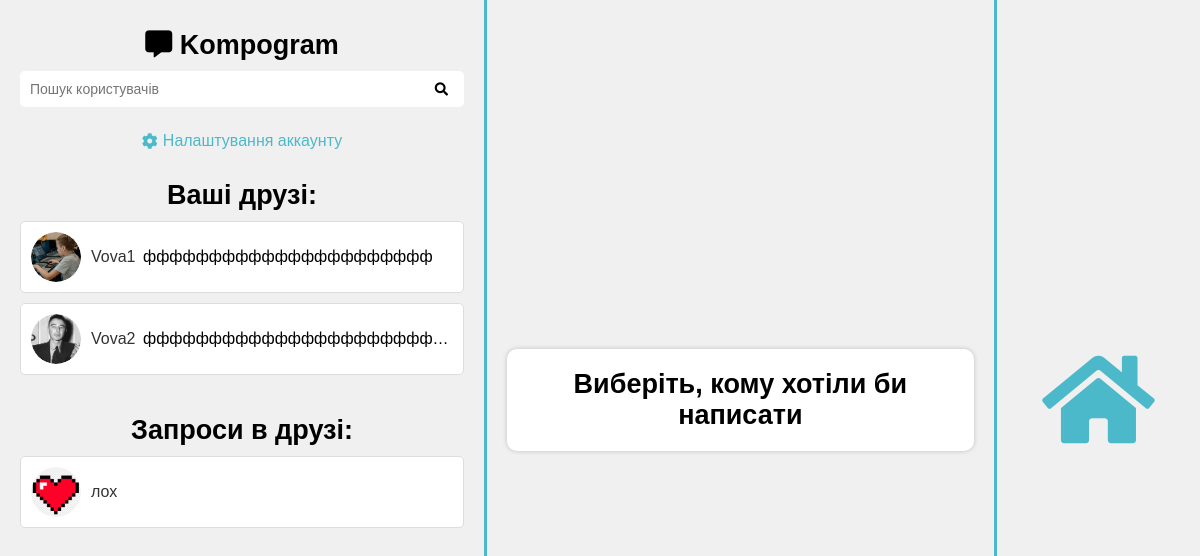
Before: /home/ (signed in) with the older database file.
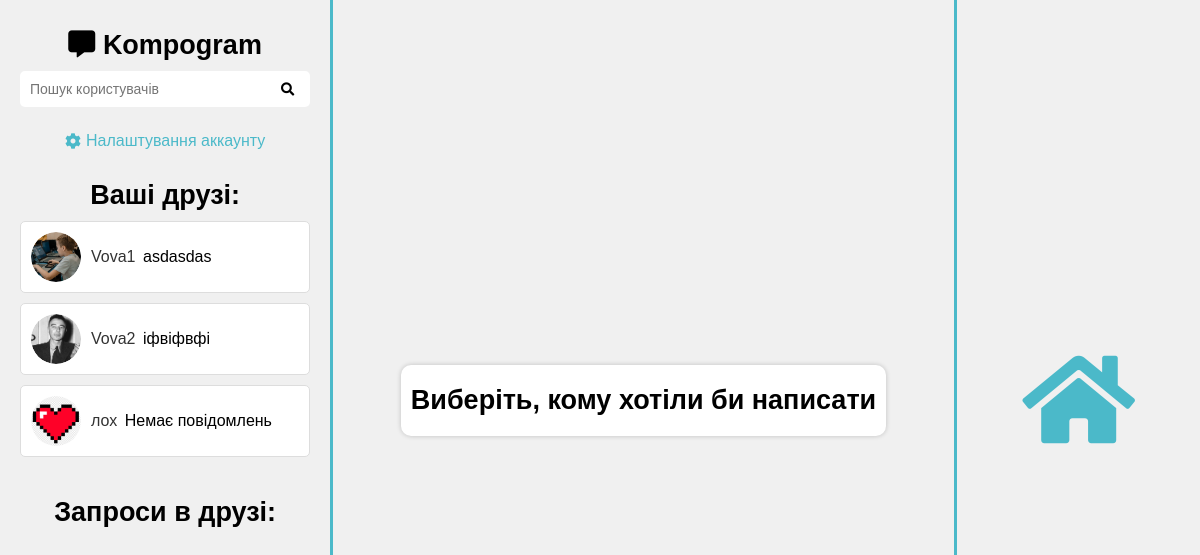
After: the same page with the newer database file.
### RegLog/models.py (models this page shows)
class CustomUser(AbstractUser):
    picture = models.ImageField('Аватарка', upload_to='profile_pictures')
    objects = CustomUserManager()

class FriendRequest(models.Model):
    from_user = models.ForeignKey(CustomUser, related_name='from_user', on_delete=models.CASCADE)
    to_user = models.ForeignKey(CustomUser, related_name='to_user', on_delete=models.CASCADE)

### chat/models.py (models this page shows)
class Messages(models.Model):
    chat = models.ForeignKey(Chat, on_delete=models.CASCADE)
    message = models.TextField('Повідомлення', null=True)
    time = models.DateTimeField(auto_now_add=True, verbose_name='Час відправки:')
    created_by = models.ForeignKey(get_user_model(), on_delete=models.CASCADE)
    reply = models.ForeignKey('self', on_delete=models.CASCADE, null=True, blank=True)
    picture = models.ImageField('Картинка повідомлення', upload_to=image_upload_path, null=True, blank=True)
    video = models.FileField('Відео', upload_to=image_upload_path, null=True, blank=True)
    def __str__(self):
        if self.message != None:
            return self.message
        else:
            return "picture"

### home/views.py (the view)
# urls.py: path('', views.HomePage, name='home'),
def HomePage(request):
    if not request.user.is_authenticated:
        return redirect('registration')
    else:
        username = request.user.username
        email = request.user.email
        users = CustomUser.objects.exclude(username='admin')
        friends_requests = FriendRequest.objects.filter(to_user=request.user)
        last_messages_and_friends = get_friends_and_friend_message(request.user)
        user = request.user
        context = {"username": username, 'email': email,"users": users,
                   'friends_requests': friends_requests, 'friends': last_messages_and_friends,
                   'home_name_json': mark_safe(json.dumps(f'_{user.id}_'))}
        return render(request, 'home/HomeHTML.html', context)

### RegLog/selectors/friends.py (called while the page is built)
def get_friends_and_friend_message(user):
    friends_and_messages = []
    friends = []
    temp_friends = Friends.objects.filter(Q(first_user=user) | Q(second_user=user))
    for i in temp_friends:
        if user == i.first_user:
            friends.append(i.second_user)
        if user == i.second_user:
            friends.append(i.first_user)
    print(friends)
    for friend in friends:
        Friends1 = get_user_friend(user, friend)
        chat = get_chat(Friends1)
        all_friends_messages = get_chat_messages_none_time(chat)
        print(all_friends_messages)
        if not all_friends_messages:
            print("No first message")
            friends_and_messages.append([friend, None])
        else:
            friends_and_messages.append([friend, all_friends_messages.last()])
    print(friends_and_messages)
    return friends_and_messages

### RegLog/serives/friends.py (called while the page is built)
def switch_users(first_user, second_user):
    if second_user.id < first_user.id:
        first_user, second_user = second_user, first_user
    return first_user, second_user

### chat/selectors/chat.py (called while the page is built)
def get_chat(friends):
    chat, is_created = Chat.objects.get_or_create(friends=friends)
    return chat

### home/templates/home/HomeHTML.html (shortened to what this page needs)
{% load static %}
<!DOCTYPE html>
<html lang="en">
<head>
    <link rel="stylesheet" href="{% static 'home/css/HomeCSS.css' %}">
    <link rel="stylesheet" href="https://cdnjs.cloudflare.com/ajax/libs/font-awesome/5.15.3/css/all.min.css">
</head>
<body>
    <div class="left_div">
        <h1><i class="fas fa-comment-alt"></i> Kompogram </h1>
        <div class="search-and-friends">
            <form action="{% url 'search_qqq' %}" method="POST" class="search-form">
                <input type="search" placeholder="Пошук користувачів" name="searched">
                <button type="submit"><i class="fas fa-search"></i></button>
            </form>
            <a href="{% url 'account' %}" class="settings-link"><i class="fas fa-cog"></i> Налаштування аккаунту </a>
        </div>
        <div class="friends">
            <h2>Ваші друзі:</h2>
            <div class="friend-list">
                {% for f, last_message in friends %}
                    <div class="friend-box">
                        <div class="friend-avatar">
                            <img src="{{ f.picture.url }}" alt="{{ f.username }}">
                        </div>
                        <div class="friend-name">
                            <a class="friend-url" href="{% url 'ChatId' f.id %}">{{ f }}</a>
                        </div>
                        <div class="last_message_div one-row-text">
                            {% if last_message.picture %}
                                <p>Картинка</p>
                            {% elif not last_message and not last_message.message %}
                                <p>Немає повідомлень</p>
                            {% else %}
                                {{ last_message.message }}
                            {% endif %}
                        </div>
                    </div>
                {% endfor %}
            </div>
        </div>
        <div>
            <h1>Запроси в друзі:</h1>
            {% for r in friends_requests %}
                <div class="friend-box">
                    <div class="friend-avatar">
                        <img src="{{ r.from_user.picture.url }}" alt="{{ r.username }}">
                    </div>
                    <div class="friend-name">
                        <a href="{% url 'accept' r.id %}" class="friend_request_name">{{ r.from_user }}</a>
                    </div>
                </div>
            {% endfor %}
        </div>
    </div>
    <div class="center_div">
        <div class="select-message">
            <h2>Виберіть, кому хотіли би написати</h2>
        </div>
    </div>
    <div class="right_div">
        <a href="{% url 'home' %}" class="home_div"><i class="fas fa-home large-icon"></i></a>
    </div>
</body>
</html>

Changed rows visible on the page:
removed FriendRequest: from_user.picture (picture), from_user "лох"
computed for CustomUser "Vova1": message "фффффффффффффффффффффф" → "asdasdas"
computed for CustomUser "Vova2": message "фффффффффффффффффффффф…" → "іфвіфвфі"
now on this page (row unchanged): CustomUser: picture (picture), username "лох", shows "Немає повідомлень"
